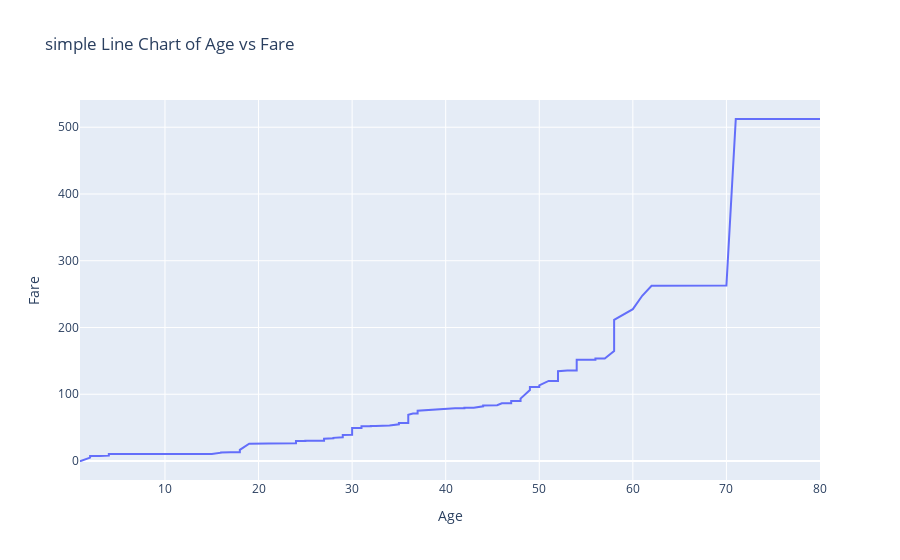

Notebook cell for this chart:
### Code cell
# simple line chart
fig4 = go.Figure(data = go.Scatter(x = df['age'].sort_values(), y = df['fare'].sort_values()))
fig4.update_layout(
    title = 'simple Line Chart of Age vs Fare',
    xaxis_title = 'Age',
    yaxis_title = 'Fare',
)
fig4.show()

### Figure 1 — Plotly figure (JSON) as saved in the notebook; plotly's stock layout.template omitted (floating-point values rounded to 4 significant figures; data arrays with more than 128 entries replaced by an {"elided": "..."} marker saying what was removed)
{"data": [{"type": "scatter", "x": {"elided": "182 float values"}, "y": {"elided": "182 float values"}}], "layout": {"title": {"text": "simple Line Chart of Age vs Fare"}, "xaxis": {"title": {"text": "Age"}}, "yaxis": {"title": {"text": "Fare"}}}}
